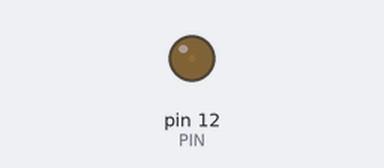
A program run on a simulated Raspberry Pi (header pin numbers). Shown: output pins drawn as LEDs (lit = HIGH). What the program prints to the terminal is not drawn.

Above: at 0.05 s.
At 5.15 s:
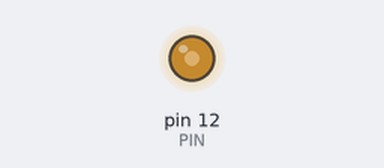
At 7.7 s:
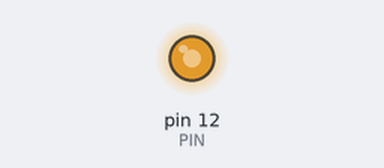
At 10.3 s:
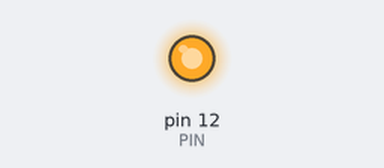
Timing chart, 0 to 13.5 s (numbered marks = the images above):
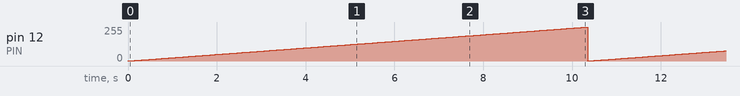

The program:

pwm_test.py
```python
#!/usr/bin/python3
# -*- coding: utf-8 -*-

import time
import wiringpi2 as wipi

PIN = 12 # BCM GPIO 18
wipi.wiringPiSetupPhys()
wipi.pinMode(PIN, 2)

i = 0
while True:
    wipi.pwmWrite(PIN, i % 1024)
    i += 1
    time.sleep(0.01)
    print(i)
```

Measured:
- by itself, pin 12 (PIN): ramps from 0/255 to 255/255 and jumps back, once every 10.4 s
